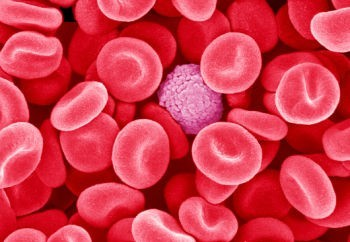
#> input picture blood2.jpg, 350 x 242 px, found by its file name
$ python segmentasi.py
#> lines starting #> are read from the running program, lines starting #| are printed output that depends on the picture; after the words box and inside, x2 and y2 are one past the last pixel; in counts of white or black regions, pixels touching at a corner belong together
import cv2
import numpy as np
import matplotlib.pyplot as plt

# GANTI 'path/ke/gambar_anda.jpg' DENGAN LOKASI FILE GAMBAR ANDA
path_ke_gambar = 'D:/UTS/Citra/blood2.jpg'

image_color = cv2.imread(path_ke_gambar)
#> image_color is the input picture: shape (242, 350, 3); mean B, G, R 74.8, 56.4, 212

if image_color is None:
    print(f"Error: Gagal memuat gambar dari '{path_ke_gambar}'")
    print("Pastikan path file sudah benar dan file tersebut ada.")
    exit()

image_gray = cv2.cvtColor(image_color, cv2.COLOR_BGR2GRAY)

# Preprocessing: Noise reduction
blur = cv2.GaussianBlur(image_gray, (5, 5), 0)
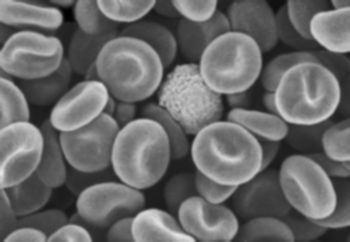
#> blur: shape (242, 350); min 1, max 229, mean 105

# Thresholding dengan Otsu (THRESH_BINARY_INV untuk objek hitam, background putih)
ret, thresh = cv2.threshold(blur, 0, 255, cv2.THRESH_BINARY_INV + cv2.THRESH_OTSU)
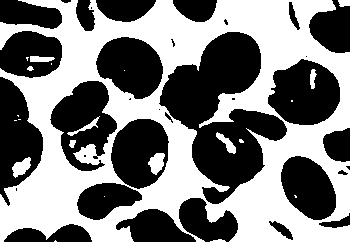
#> thresh: shape (242, 350); 49% white; 22 white regions (11 under 20 px), largest, box (x1, y1, x2, y2) and area: (0, 0, 350, 242) 40297, (148, 153, 165, 175) 244, (12, 157, 31, 178) 231
#> ret = 104

# Operasi morfologi
kernel = np.ones((3,3), np.uint8)

# Opening untuk membersihkan noise
opening = cv2.morphologyEx(thresh, cv2.MORPH_OPEN, kernel, iterations=2)
#> opening: shape (242, 350); 47.7% white; 11 white regions (1 under 20 px), largest, box (x1, y1, x2, y2) and area: (0, 0, 350, 242) 39167, (76, 144, 99, 165) 314, (150, 153, 164, 173) 224

# Sure Background (dengan dilasi)
sure_bg = cv2.dilate(opening, kernel, iterations=3)
#> sure_bg: shape (242, 350); 62.9% white; 19 black regions (3 under 20 px), largest, box (x1, y1, x2, y2) and area: (163, 35, 337, 189) 10713, (81, 122, 165, 217) 3221, (124, 201, 235, 242) 2429

# Sure Foreground (menggunakan distance transform)
dist_transform = cv2.distanceTransform(opening, cv2.DIST_L2, 5)

# Ambil "inti" objek
ret, sure_fg = cv2.threshold(dist_transform, 0.5 * dist_transform.max(), 255, 0)
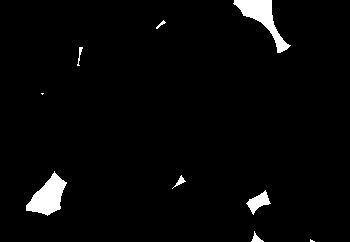
#> sure_fg: shape (242, 350) float32; 2.8% white; 9 white regions (2 under 20 px), largest, box (x1, y1, x2, y2) and area: (233, 0, 291, 53) 963, (26, 171, 67, 216) 960, (246, 190, 271, 215) 273
#> ret = 17.19

# Area yang tidak pasti (unknown region)
sure_fg = np.uint8(sure_fg)
unknown = cv2.subtract(sure_bg, sure_fg)

# Marker labeling
ret, markers = cv2.connectedComponents(sure_fg)
#> markers: shape (242, 350) int32; 10 distinct labels, from 0 to 9
#> ret = 10

# Tambah 1 agar background bukan 0
markers = markers + 1
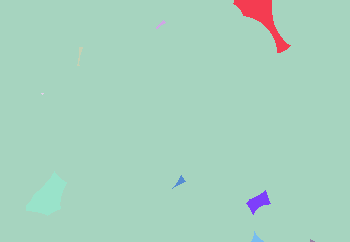
#> markers: shape (242, 350) int32; 10 distinct labels, from 1 to 10; one colour per label, 0 black

# Tandai area yang tidak diketahui sebagai 0
markers[unknown == 255] = 0
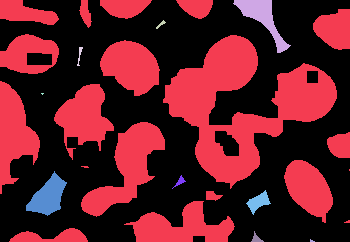
#> markers: shape (242, 350) int32; 11 distinct labels, from 0 to 10; one colour per label, 0 black

# Terapkan algoritma Watershed
markers_ws = cv2.watershed(image_color, markers)
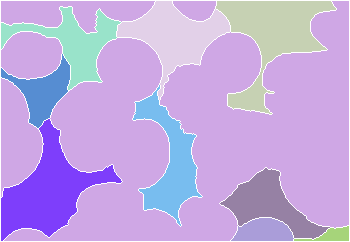
#> markers_ws: shape (242, 350) int32; 11 distinct labels, from -1 to 10; one colour per label, 0 black, -1 white

# Warnai batas (-1) dengan warna merah
image_color[markers_ws == -1] = [0, 0, 255]
#> image_color: shape (242, 350, 3); 3.99% of pixels changed, all inside (x1, y1, x2, y2) = (0, 0, 350, 242)

# Visualisasi hasil
plt.figure(figsize=(14,6))

plt.subplot(2,3,1)
plt.imshow(cv2.cvtColor(image_color, cv2.COLOR_BGR2RGB))
plt.title("Citra Asli (dengan Hasil)")
plt.axis("off")

plt.subplot(2,3,2)
plt.imshow(thresh, cmap='gray')
plt.title("Threshold (Otsu)")
plt.axis("off")

plt.subplot(2,3,3)
plt.imshow(dist_transform, cmap='jet')
plt.title("Distance Transform")
plt.axis("off")

plt.subplot(2,3,4)
plt.imshow(sure_fg, cmap='gray')
plt.title("Sure Foreground (Marker)")
plt.axis("off")

plt.subplot(2,3,5)
plt.imshow(sure_bg, cmap='gray')
plt.title("Sure Background")
plt.axis("off")

plt.subplot(2,3,6)
plt.imshow(cv2.cvtColor(image_color, cv2.COLOR_BGR2RGB))
plt.title("Hasil Segmentasi Watershed")
plt.axis("off")

plt.tight_layout()
plt.show()
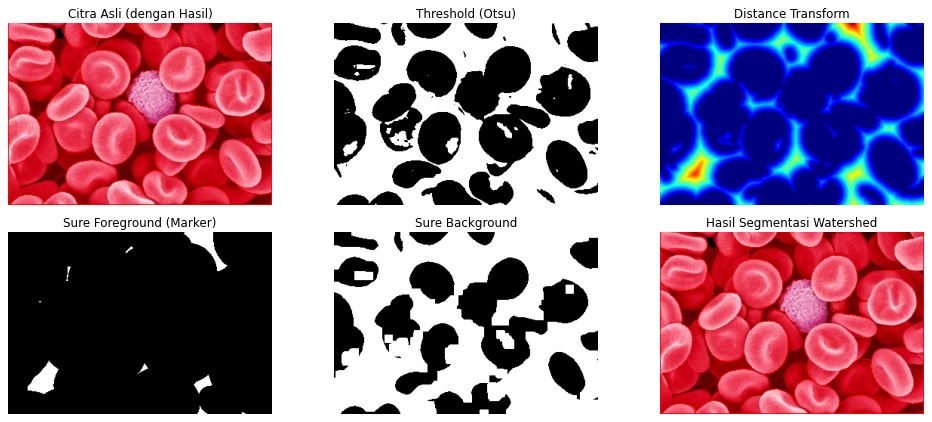
#> figure drawn by matplotlib, 6 panels
